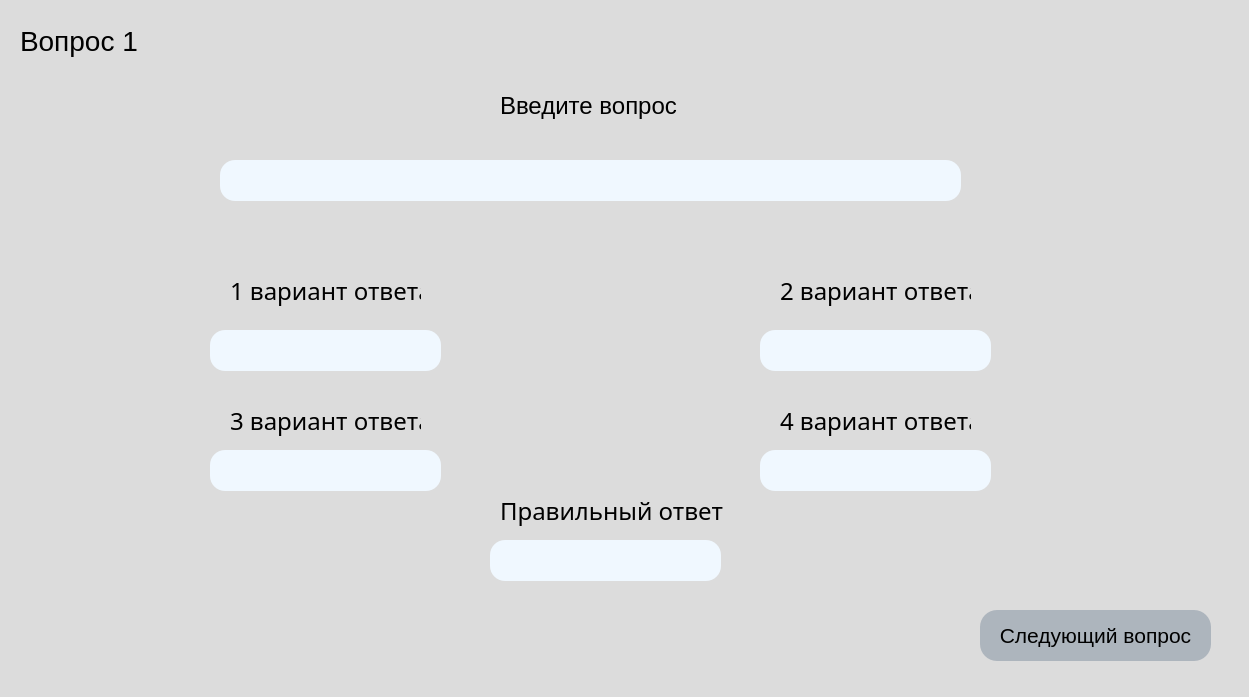
<?xml version="1.0" encoding="UTF-8"?>
<ui version="4.0">
 <class>Form</class>
 <widget class="QWidget" name="Form">
  <property name="geometry">
   <rect>
    <x>0</x>
    <y>0</y>
    <width>1249</width>
    <height>697</height>
   </rect>
  </property>
  <property name="font">
   <font>
    <pointsize>15</pointsize>
   </font>
  </property>
  <property name="windowTitle">
   <string>Form</string>
  </property>
  <property name="styleSheet">
   <string notr="true">background-color: rgb(220,220,220);</string>
  </property>
  <widget class="QLabel" name="label">
   <property name="geometry">
    <rect>
     <x>500</x>
     <y>80</y>
     <width>181</width>
     <height>51</height>
    </rect>
   </property>
   <property name="font">
    <font>
     <pointsize>18</pointsize>
    </font>
   </property>
   <property name="text">
    <string>Введите вопрос</string>
   </property>
  </widget>
  <widget class="QLabel" name="label_2">
   <property name="geometry">
    <rect>
     <x>230</x>
     <y>270</y>
     <width>191</width>
     <height>41</height>
    </rect>
   </property>
   <property name="font">
    <font>
     <family>Arial Rounded MT Bold</family>
     <pointsize>18</pointsize>
    </font>
   </property>
   <property name="text">
    <string>1 вариант ответа</string>
   </property>
  </widget>
  <widget class="QLineEdit" name="quest_edit">
   <property name="geometry">
    <rect>
     <x>220</x>
     <y>160</y>
     <width>741</width>
     <height>41</height>
    </rect>
   </property>
   <property name="font">
    <font>
     <pointsize>12</pointsize>
    </font>
   </property>
   <property name="styleSheet">
    <string notr="true">background-color: rgb(240,248,255);
border-radius: 15px;
</string>
   </property>
  </widget>
  <widget class="QLineEdit" name="answer1">
   <property name="geometry">
    <rect>
     <x>210</x>
     <y>330</y>
     <width>231</width>
     <height>41</height>
    </rect>
   </property>
   <property name="font">
    <font>
     <pointsize>14</pointsize>
    </font>
   </property>
   <property name="styleSheet">
    <string notr="true">background-color: rgb(240,248,255);
border-radius: 15px;
</string>
   </property>
   <property name="alignment">
    <set>Qt::AlignCenter</set>
   </property>
  </widget>
  <widget class="QLineEdit" name="answer3">
   <property name="geometry">
    <rect>
     <x>210</x>
     <y>450</y>
     <width>231</width>
     <height>41</height>
    </rect>
   </property>
   <property name="font">
    <font>
     <pointsize>14</pointsize>
    </font>
   </property>
   <property name="styleSheet">
    <string notr="true">background-color: rgb(240,248,255);
border-radius: 15px;
</string>
   </property>
   <property name="alignment">
    <set>Qt::AlignCenter</set>
   </property>
  </widget>
  <widget class="QLineEdit" name="answer4">
   <property name="geometry">
    <rect>
     <x>760</x>
     <y>450</y>
     <width>231</width>
     <height>41</height>
    </rect>
   </property>
   <property name="font">
    <font>
     <pointsize>14</pointsize>
    </font>
   </property>
   <property name="styleSheet">
    <string notr="true">background-color: rgb(240,248,255);
border-radius: 15px;
</string>
   </property>
   <property name="alignment">
    <set>Qt::AlignCenter</set>
   </property>
  </widget>
  <widget class="QLineEdit" name="answer_right">
   <property name="geometry">
    <rect>
     <x>490</x>
     <y>540</y>
     <width>231</width>
     <height>41</height>
    </rect>
   </property>
   <property name="font">
    <font>
     <pointsize>14</pointsize>
    </font>
   </property>
   <property name="styleSheet">
    <string notr="true">background-color: rgb(240,248,255);
border-radius: 15px;
</string>
   </property>
   <property name="alignment">
    <set>Qt::AlignCenter</set>
   </property>
  </widget>
  <widget class="QLabel" name="number_quest">
   <property name="geometry">
    <rect>
     <x>20</x>
     <y>20</y>
     <width>211</width>
     <height>41</height>
    </rect>
   </property>
   <property name="font">
    <font>
     <pointsize>21</pointsize>
    </font>
   </property>
   <property name="text">
    <string>Вопрос 1</string>
   </property>
  </widget>
  <widget class="QPushButton" name="next_quest">
   <property name="geometry">
    <rect>
     <x>980</x>
     <y>610</y>
     <width>231</width>
     <height>51</height>
    </rect>
   </property>
   <property name="font">
    <font>
     <pointsize>16</pointsize>
    </font>
   </property>
   <property name="styleSheet">
    <string notr="true">background-color: rgb(173,181,189);
border-radius: 17px</string>
   </property>
   <property name="text">
    <string>Cледующий вопрос</string>
   </property>
  </widget>
  <widget class="QLabel" name="label_3">
   <property name="geometry">
    <rect>
     <x>780</x>
     <y>270</y>
     <width>191</width>
     <height>41</height>
    </rect>
   </property>
   <property name="font">
    <font>
     <family>Arial Rounded MT Bold</family>
     <pointsize>18</pointsize>
    </font>
   </property>
   <property name="text">
    <string>2 вариант ответа</string>
   </property>
  </widget>
  <widget class="QLabel" name="label_7">
   <property name="geometry">
    <rect>
     <x>230</x>
     <y>400</y>
     <width>191</width>
     <height>41</height>
    </rect>
   </property>
   <property name="font">
    <font>
     <family>Arial Rounded MT Bold</family>
     <pointsize>18</pointsize>
    </font>
   </property>
   <property name="text">
    <string>3 вариант ответа</string>
   </property>
  </widget>
  <widget class="QLabel" name="label_8">
   <property name="geometry">
    <rect>
     <x>780</x>
     <y>400</y>
     <width>191</width>
     <height>41</height>
    </rect>
   </property>
   <property name="font">
    <font>
     <family>Arial Rounded MT Bold</family>
     <pointsize>18</pointsize>
    </font>
   </property>
   <property name="text">
    <string>4 вариант ответа</string>
   </property>
  </widget>
  <widget class="QLabel" name="label_9">
   <property name="geometry">
    <rect>
     <x>500</x>
     <y>490</y>
     <width>251</width>
     <height>41</height>
    </rect>
   </property>
   <property name="font">
    <font>
     <family>Arial Rounded MT Bold</family>
     <pointsize>18</pointsize>
    </font>
   </property>
   <property name="text">
    <string>Правильный ответ</string>
   </property>
  </widget>
  <widget class="QLabel" name="error_label">
   <property name="geometry">
    <rect>
     <x>180</x>
     <y>220</y>
     <width>831</width>
     <height>31</height>
    </rect>
   </property>
   <property name="font">
    <font>
     <pointsize>12</pointsize>
    </font>
   </property>
   <property name="styleSheet">
    <string notr="true">color: rgb(140, 140, 140);</string>
   </property>
   <property name="text">
    <string/>
   </property>
   <property name="alignment">
    <set>Qt::AlignCenter</set>
   </property>
  </widget>
  <widget class="QLineEdit" name="answer2">
   <property name="geometry">
    <rect>
     <x>760</x>
     <y>330</y>
     <width>231</width>
     <height>41</height>
    </rect>
   </property>
   <property name="font">
    <font>
     <pointsize>14</pointsize>
    </font>
   </property>
   <property name="styleSheet">
    <string notr="true">background-color: rgb(240,248,255);
border-radius: 15px;
</string>
   </property>
   <property name="alignment">
    <set>Qt::AlignCenter</set>
   </property>
  </widget>
 </widget>
 <resources/>
 <connections/>
</ui>
